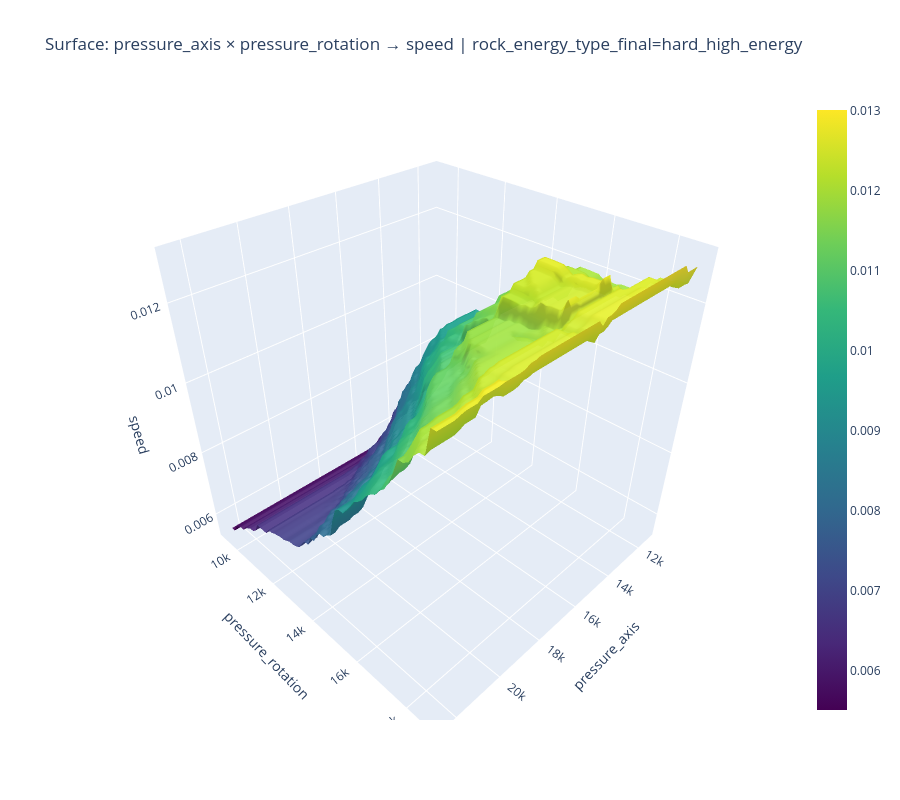

The notebook cell saved with this chart:
### Markdown cell above
## 9. Plotly surface для одной выбранной энергоёмкости

Построение поверхности `pressure_axis × pressure_rotation → speed`.

Важно: поверхность строится через surrogate-модель внутри выбранного класса энергоёмкости.
Текущий `rotation` и `hardness_score_smooth` фиксируются медианами выбранного класса.

### Code cell
surface_features = [
    "pressure_axis",
    "pressure_rotation",
    "rotation",
    "hardness_score_smooth",
    "pressure_balance",
    "axis_over_rot_pressure",
    "rot_pressure_over_axis",
    "rotation_efficiency",
    "energy_input_proxy",
]

SURFACE_HTML_DIR = Path("plotly_surfaces_html")
SURFACE_HTML_DIR.mkdir(exist_ok=True)

SURFACE_TYPE = "hard_high_energy"

surface_train = df_out[df_out["rock_energy_type_final"] == SURFACE_TYPE].dropna(subset=[
    "pressure_axis", "pressure_rotation", "rotation", "hardness_score_smooth", "speed"
]).copy()

print("Surface type:", SURFACE_TYPE)
print("Rows:", len(surface_train))

surface_model = Pipeline(steps=[
    ("scaler", StandardScaler()),
    ("model", HistGradientBoostingRegressor(
        max_iter=300,
        learning_rate=0.05,
        max_leaf_nodes=31,
        l2_regularization=0.01,
        random_state=RANDOM_STATE,
    ))
])

surface_model.fit(surface_train[surface_features], surface_train["speed"])

fixed_state = surface_train[surface_features].median()

p_ax_grid = np.linspace(
    surface_train["pressure_axis"].quantile(0.05),
    surface_train["pressure_axis"].quantile(0.95),
    60,
)

p_rot_grid = np.linspace(
    surface_train["pressure_rotation"].quantile(0.05),
    surface_train["pressure_rotation"].quantile(0.95),
    60,
)

PA, PR = np.meshgrid(p_ax_grid, p_rot_grid)

grid = pd.DataFrame({
    "pressure_axis": PA.ravel(),
    "pressure_rotation": PR.ravel(),
})

for col in surface_features:
    if col not in grid.columns:
        grid[col] = fixed_state[col]

grid["pressure_balance"] = grid["pressure_axis"] / (grid["pressure_axis"] + grid["pressure_rotation"] + EPS)
grid["axis_over_rot_pressure"] = grid["pressure_axis"] / (grid["pressure_rotation"] + EPS)
grid["rot_pressure_over_axis"] = grid["pressure_rotation"] / (grid["pressure_axis"] + EPS)
grid["rotation_efficiency"] = grid["rotation"] / (grid["pressure_rotation"] + EPS)
grid["energy_input_proxy"] = grid["pressure_axis"] + grid["pressure_rotation"] * grid["rotation"]

Z = surface_model.predict(grid[surface_features]).reshape(PA.shape)

fig = go.Figure()

fig.add_trace(go.Surface(
    x=PA,
    y=PR,
    z=Z,
    colorscale="Viridis",
    opacity=0.95,
    showscale=True,
))

fig.update_layout(
    title=f"Surface: pressure_axis × pressure_rotation → speed | rock_energy_type_final={SURFACE_TYPE}",
    scene=dict(
        xaxis_title="pressure_axis",
        yaxis_title="pressure_rotation",
        zaxis_title="speed",
    ),
    height=800,
)

single_surface_html = SURFACE_HTML_DIR / f"surface_{SURFACE_TYPE}.html"
fig.write_html(single_surface_html, include_plotlyjs=True, full_html=True)
print("Saved browser surface:", single_surface_html)

fig.show()

### Figure 1 — Plotly figure (JSON) as saved in the notebook; plotly's stock layout.template omitted (floating-point values rounded to 4 significant figures; data arrays with more than 128 entries replaced by an {"elided": "..."} marker saying what was removed)
{"data": [{"colorscale": [[0, "#440154"], [0.1111, "#482878"], [0.2222, "#3e4989"], [0.3333, "#31688e"], [0.4444, "#26828e"], [0.5556, "#1f9e89"], [0.6667, "#35b779"], [0.7778, "#6ece58"], [0.8889, "#b5de2b"], [1, "#fde725"]], "opacity": 0.95, "showscale": true, "type": "surface", "x": {"elided": "60x60 float values"}, "y": {"elided": "60x60 float values"}, "z": {"elided": "60x60 float values"}}], "layout": {"height": 800, "scene": {"xaxis": {"title": {"text": "pressure_axis"}}, "yaxis": {"title": {"text": "pressure_rotation"}}, "zaxis": {"title": {"text": "speed"}}}, "title": {"text": "Surface: pressure_axis × pressure_rotation → speed | rock_energy_type_final=hard_high_energy"}}}
